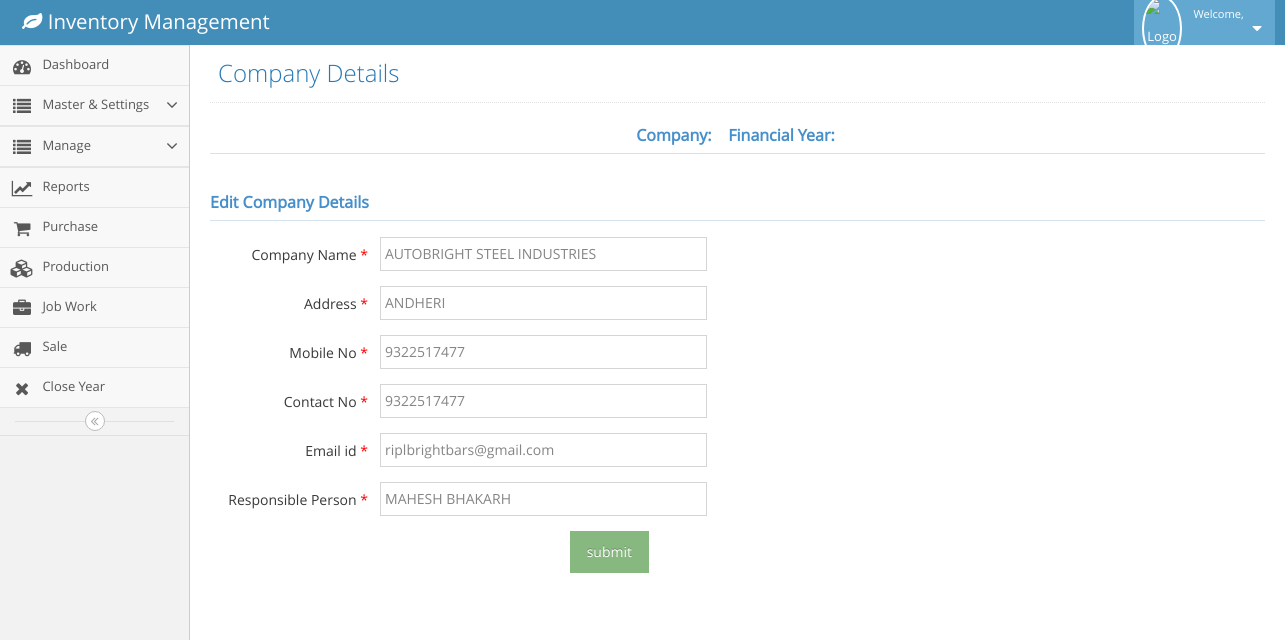
/editcompany.php?id=5 (signed in), run on the app's committed database.
### tables this page shows
CREATE TABLE `company` (
  `id` int(11) NOT NULL,
  `companyName` varchar(50) NOT NULL,
  `address` varchar(100) NOT NULL,
  `mobileNo` varchar(30) NOT NULL,
  `contact` varchar(15) NOT NULL,
  `email` varchar(30) NOT NULL,
  `responsiblePerson` varchar(30) NOT NULL,
  `createdOn` timestamp NOT NULL DEFAULT CURRENT_TIMESTAMP
);

### editcompany.php (the view, shortened to what this page needs)
<!DOCTYPE html>
<?php
	include('config.php');
	$fy=$_SESSION['fy'];
	$company=$_SESSION['cname'];
	  $id=$_GET['id'];
 ?>
<html lang="en">
	<head>
		<link rel="stylesheet" href="assets/css/bootstrap.min.css" />
		<link rel="stylesheet" href="assets/font-awesome/4.5.0/css/font-awesome.min.css" />
		<link rel="stylesheet" href="assets/css/ace.min.css" class="ace-main-stylesheet" id="main-ace-style" />
		<link rel="stylesheet" href="assets/css/ace-skins.min.css" />
		<link rel="stylesheet" href="assets/css/ace-rtl.min.css" />
	</head>
	<body class="no-skin">
		<?php include('navbar.php') ?>
		<div class="main-container ace-save-state" id="main-container">
			<?php include('menubar.php') ?>
			<div class="main-content">
				<div class="main-content-inner">
					<div class="page-content">
						<div class="page-header">
							<h1>
						Company Details
							</h1>
						</div>
						<h5 class="header blue lighter bigger" align="center">
												<b>Company:&nbsp; <?php echo $company ?>  &nbsp;
												Financial Year:&nbsp; <?php echo $fy ?> </b>
											</h5>
						<div class="row">
							<div class="col-xs-12">
								<?php
													$query=mysqli_query($conn,"select * from company where id='$id'");
													while($row=mysqli_fetch_array($query))
													{
														$name=$row['companyName'];
														$address=$row['address'];
														$mobile=$row['mobileNo'];
														$contactno=$row['contact'];
														$email=$row['email'];
														$responperson=$row['responsiblePerson'];
														}
													?>
								<form class="form-horizontal" method="POST" action="editcompanyprocess.php" class="pull-right">
											<h5 class="header blue lighter bigger"><b>
												<?php if(@isset($_GET['error'])){echo $_GET['error'];} else{echo 'Edit Company Details';} ?></b>
											</h5>
									<div class="form-group">
										<label class="col-sm-1 control-label no-padding-right" for="form-field-1"  style="width: 170px;"> Company Name  <span style="color:red">*</span> </label>
										<div class="col-sm-9">
											<input type="text"  name="companyname"  value="<?php echo $name ; ?>" class="col-xs-10 col-sm-5">
										</div>
									</div>
									<div class="form-group">
										<label class="col-sm-1 control-label no-padding-right" for="form-field-1" style="width: 170px;"> Address <span style="color:red">*</span></label>
										<div class="col-sm-9">
											<input type="text"   name="address"  value="<?php echo $address ; ?>" class="col-xs-10 col-sm-5" />
										</div>
									</div>
									<div class="form-group">
										<label class="col-sm-1 control-label no-padding-right" for="form-field-1" style="width: 170px;"> Mobile No <span style="color:red">*</span></label>
										<div class="col-sm-9">
											<input type="tel"  pattern="[789][0-9]{9}"  maxlength="10" id="form-field-1" name="mobileno"  value="<?php echo $mobile ; ?>" class="col-xs-10 col-sm-5" />
										</div>
									</div>
									<div class="form-group">
										<label class="col-sm-1 control-label no-padding-right" for="form-field-1" style="width: 170px;" > Contact No <span style="color:red">*</span></label>
										<div class="col-sm-9">
											<input type="tel"  pattern="[789][0-9]{9}" maxlength="10" id="form-field-1" name="contactno"  value="<?php echo $contactno ; ?>" class="col-xs-10 col-sm-5" />
										</div>
									</div>
									<div class="form-group">
										<label class="col-sm-1 control-label no-padding-right" for="form-field-1" style="width: 170px;"> Email id <span style="color:red">*</span></label>
										<div class="col-sm-9">
											<input type="email" name="emailid"  value="<?php echo $email ; ?>" class="col-xs-10 col-sm-5" />
										</div>
									</div>
										<div class="form-group">
										<label class="col-sm-1 control-label no-padding-right" for="form-field-1" style="width: 170px;"> Responsible Person <span style="color:red">*</span> </label>
										<div class="col-sm-9">
											<input type="text" name="responperson"  value="<?php echo $responperson ; ?>" class="col-xs-10 col-sm-5" />
										</div>
									</div>
									<div class="form-group">
									<div class="col-md-offset-4 col-md-9">
										<input type="Submit" class="btn btn-bg btn-success" type="button" name="btnsubmit" value="submit"/>
									</div>
								</div>
								</form>
					</div>
				</div>
			</div>
		</div>
</div>
</div>
	</body>
</html>

### data on the page
company: companyname "AUTOBRIGHT STEEL INDUSTRIES", address "ANDHERI", mobileno "9322517477", contactno "9322517477", emailid "riplbrightbars@gmail.com", responperson "MAHESH BHAKARH"
